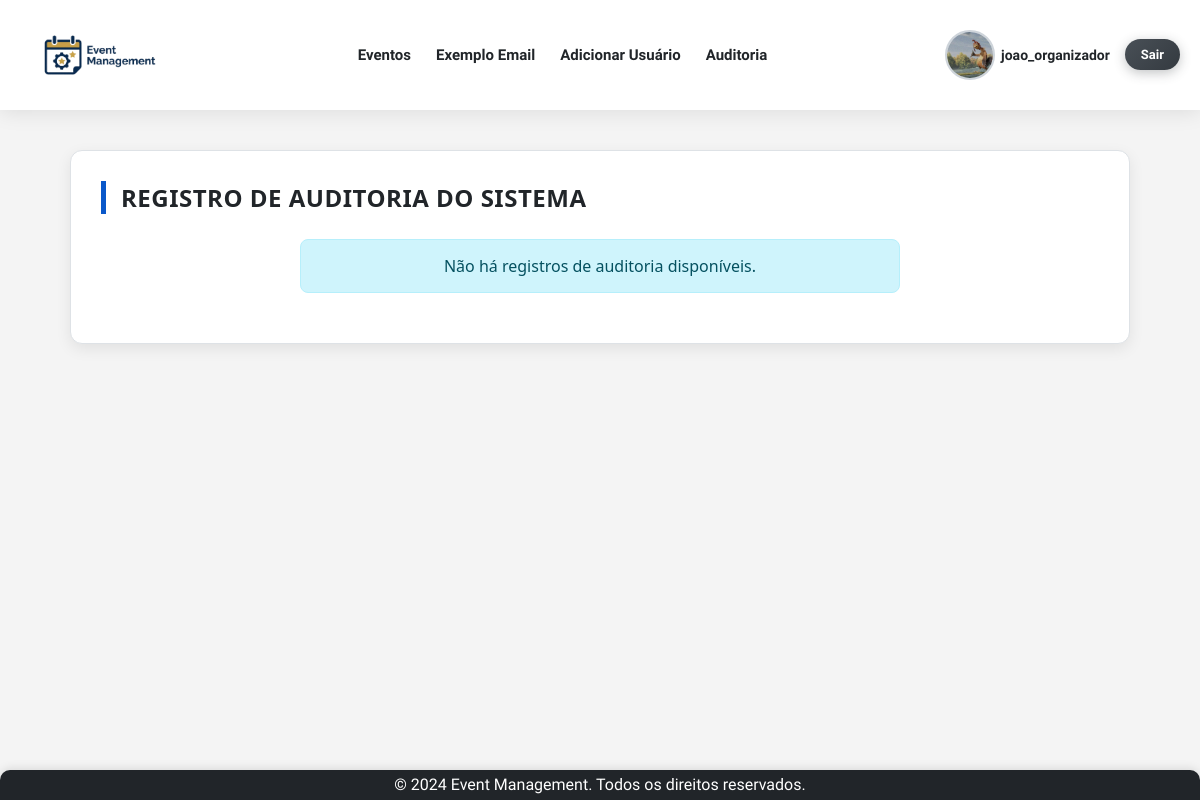
The page /auditorial/ (signed in) on the database as committed earlier.
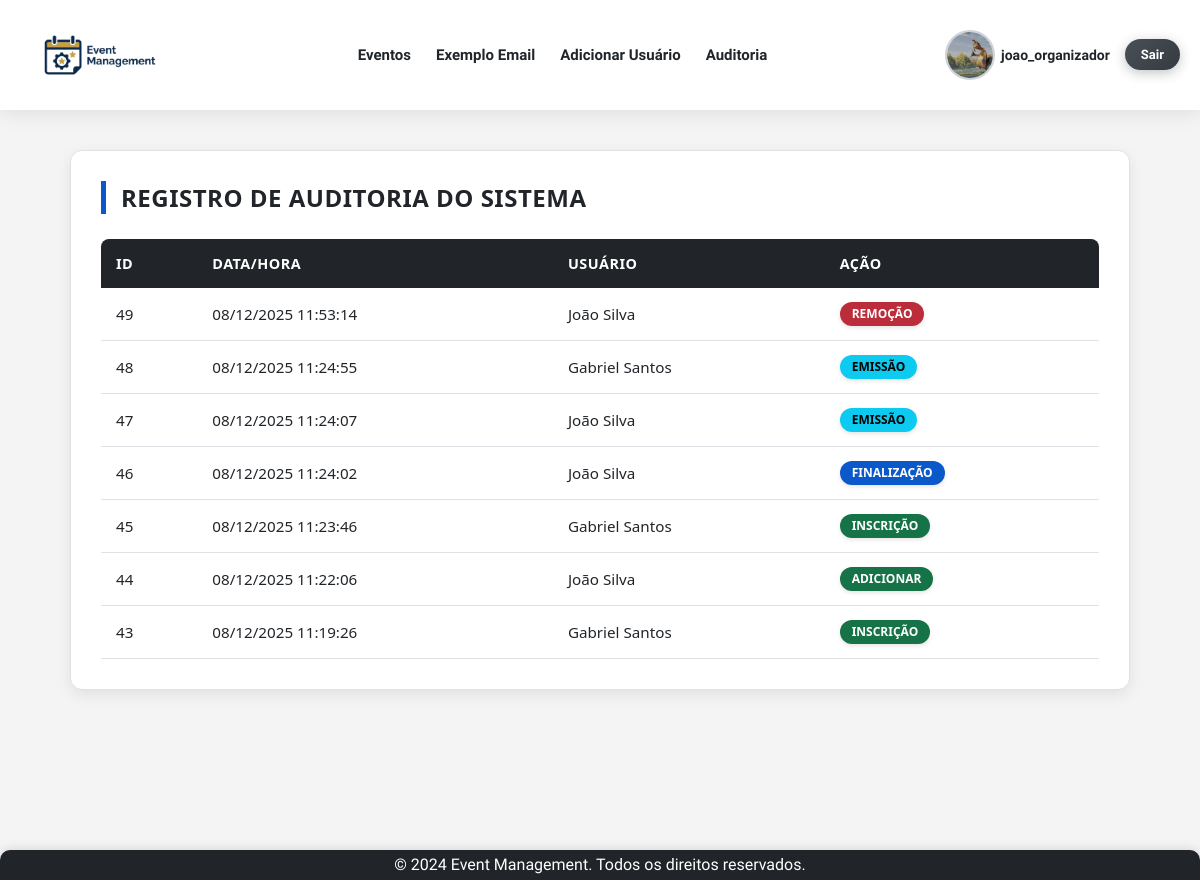
The same page on the database as committed later.
### app/models.py (models this page shows, shortened)
class UserRegister(AbstractBaseUser):
    type_user_choices = [
        ('Estudante', 'Estudante'),
        ('Professor', 'Professor'),
        ('Organizador', 'Organizador'),
    ]
    username = models.CharField(max_length=150, unique=True)
    email = models.EmailField(unique=True)
    name = models.CharField(max_length=150)
    phone = models.CharField(max_length=20, blank=True, null=True)
    institution = models.CharField(max_length=150, blank=True, null=True)
    user_type = models.CharField(max_length=20, choices=type_user_choices, default ='Estudante', verbose_name="Tipo de Usuário")
    image = models.ImageField(upload_to='usuarios/', null=True, blank=True)
    USERNAME_FIELD = 'username' # Define 'username' como o campo usado para login.
    REQUIRED_FIELDS = ['email', 'name'] # Define os campos obrigatórios na criação de usuário (além de USERNAME_FIELD e password).
    objects = UserRegisterManager() # Associa o Manager customizado ao modelo.
    class Meta:
        db_table = 'user_register'
        ordering = ['username']
        verbose_name = 'Registro de Usuário'
        verbose_name_plural = 'Registros de Usuário'
    def get_full_name(self): # Método padrão do Django para obter o nome completo.
        name = getattr(self, 'name', None)
        if name:
            return name

class Auditoria(models.Model):
    user = models.ForeignKey(
        settings.AUTH_USER_MODEL,
        on_delete=models.CASCADE,
        verbose_name="Usuário"
    )
    action = models.CharField(max_length=255, verbose_name="Ação")
    timestamp = models.DateTimeField(auto_now_add=True, verbose_name="Data e Hora") # Define que a data/hora é definida automaticamente na criação.
    class Meta:
        db_table = 'auditoria'
        verbose_name = "Auditoria"
        verbose_name_plural = "Auditorias"
        ordering = ['-timestamp']

### app/views.py (the view)
# urls.py: path('auditorial/', views.auditorial, name='auditorial'),
def auditorial(request):
    if not request.user.is_authenticated or request.user.user_type != 'Organizador': # Restringe o acesso apenas para usuários autenticados com user_type 'Organizador'.
        messages.error(request, 'Você não tem permissão para acessar o auditorial.')
        return redirect('home')
    logs = Auditoria.objects.all().order_by('-timestamp') # Busca todos os logs de auditoria e ordena por data/hora decrescente.
    context = {
        'logs': logs
    }
    return render(request, 'auditorial.html', context)

### app/templates/auditorial.html (shortened to what this page needs)
{% extends "base.html" %}
{% load static %}
{% block content %}
<div class="container">
    <div class="card card-large">
        <h2 class="text-center mb-lg">Registro de Auditoria do Sistema</h2>
        {% if not logs %}
        <div class="alert alert-info text-center" role="alert">
            Não há registros de auditoria disponíveis.
        </div>
        {% else %}
        <div class="table-responsive">
            <table class="table table-striped table-hover">
                <thead class="thead-dark">
                    <tr>
                        <th scope="col">ID</th>
                        <th scope="col">Data/Hora</th>
                        <th scope="col">Usuário</th>
                        <th scope="col">Ação</th>
                    </tr>
                </thead>
                <tbody>
                    {% for log in logs %}
                    <tr>
                        <td>{{ log.id }}</td>
                        <td>{{ log.timestamp|date:"d/m/Y H:i:s" }}</td>
                        <td>{{ log.user.get_full_name }}</td>
                        <td>
                            <div class="tooltip-container">
                            {% if "Emitir" in log.action%}
                                <span class="badge bg-info">EMISSÃO</span>
                            {% elif "Adicionar" in log.action %}
                                <span class="badge bg-success">ADICIONAR</span>
                            {% elif "Registro" in log.action %}
                            <span class="badge bg-primary">REGISTRO</span>
                            <span class="tooltip-text">{{ log.action }}</span>
                            {% elif "Remover" in log.action %}
                                <span class="badge bg-danger">REMOÇÃO</span>
                            {% elif "Editar" in log.action %}
                                <span class="badge bg-warning">EDIÇÃO</span>
                                <span class="tooltip-text">{{ log.action }}</span>
                            {% elif "Inscrição" in log.action %}
                                <span class="badge bg-success">INSCRIÇÃO</span>
                            {%elif "Finalizar" in log.action %}
                                <span class="badge bg-primary">FINALIZAÇÃO</span>
                            </div>
                            {% else %}
                                <span class="badge bg-primary">{{ log.action }}</span>
                            {% endif %}
                        </td>
                    </tr>
                    {% endfor %}
                </tbody>
            </table>
        </div>
        {% endif %}
    </div>
</div>
{% endblock %}

### app/templates/base.html (shortened to what this page needs)
{% load static %}
<!DOCTYPE html>
<html lang="pt-br">
<head>
    <link rel="stylesheet" type="text/css" href="{% static 'css/style.css' %}">
</head>
<body>
    <header class="header">
        {% block header %}
        <nav>
            <div class="nav-brand">
                <a href="{% url 'home' %}"><img class="logo" src="{% static 'img/logo.png' %}" alt="logo do sistema de Gerenciamento de Eventos"></a>
            </div>
            <ul class="nav-menu">
                <li><a id="event_button" href="{% url 'event_list' %}">Eventos</a></li>
                {% if user.user_type == 'Organizador' %}
                    <li>
                        <a href="{% url 'exemplo' %}">Exemplo Email</a>
                    </li>
                {% endif %}
                {% if user.user_type == 'Organizador' %}
                    <li>
                        <a href="{% url 'organizer_add_user' %}">Adicionar Usuário</a>
                    </li>
                    <li>
                        <a href="{% url 'auditorial' %}">Auditoria</a>
                    </li>
                {% endif %}
            </ul>
            <div class="user-actions">
                {% if user.is_authenticated %}
                    <a class="profile-link" href="{% url 'profile' %}">
                        {% if user.image %}
                            <img class="user-avatar-menu" src="{{ user.image.url }}" alt="Avatar de {{ user.username }}">
                        {% else %}
                            <img class="user-avatar-menu" src="{% static 'img/default-avatar.jpg' %}" alt="Avatar padrão">
                        {% endif %}
                        <span class="profile-username">{{ user.username }}</span>
                    </a>
                    <a class="logout-link" href="{% url 'logout' %}">Sair</a>
                {% else %}
                    <a href="{% url 'login' %}">Entrar</a>
                    <a href="{% url 'register' %}">Registro</a>
                {% endif %}
            </div>
        </nav>
        {% endblock %}
    </header>
    <main>
        {% block content %}{% endblock %}
    </main>
    <footer class="footer">
        {% block footer %}
            <p>&copy; 2024 Event Management. Todos os direitos reservados.</p>
        {% endblock %}
    </footer>
</body>
</html>

### static/css/style.css (style rules this page uses)
* { margin: 0; padding: 0; box-sizing: border-box; scroll-behavior: smooth; }
body { font-family: 'BioRhyme', serif; font-optical-sizing: auto; font-weight: 400; font-style: normal; font-variation-settings: "wdth" 100; background: #f4f4f4; color: #212529; overflow-x: hidden; min-height: 100vh; display: flex; flex-direction: column; }
.header { background: #ffffff; box-shadow: 0 2px 20px rgba(0, 0, 0, 0.1); padding: 0 20px; position: sticky; top: 0; z-index: 1000; }
.header nav { display: flex; align-items: center; justify-content: space-between; max-width: 1200px; margin: 0 auto; padding: 12px 0; }
.header ul { display: flex; list-style: none; margin: 0; padding: 0; align-items: center; gap: 25px; }
.logo { display: flex; align-items: center; justify-content: center; padding: 8px 16px; transition: all 0.4s ease; max-width: 160px; }
.header .nav-brand a::after { content: none; }
.header nav a { text-decoration: none; color: #212529; font-weight: 600; font-size: 15px; transition: all 0.3s ease; position: relative; padding: 6px 0; }
.header nav a::after { content: ''; position: absolute; bottom: 0; left: 0; width: 0; height: 2px; background: #0a58ca; transition: width 0.3s ease; }
.header .user-actions a::after { content: none; }
.user-actions { display: flex; align-items: center; gap: 15px; }
.profile-link { display: flex; align-items: center; gap: 6px; text-decoration: none; color: #212529; transition: all 0.3s ease; }
.user-avatar-menu { width: 50px; height: 50px; border-radius: 50%; object-fit: cover; border: 2px solid #ced4da; transition: all 0.3s ease; }
.profile-username { font-weight: 600; font-size: 14px; }
.user-actions a:not(.profile-link) { background: linear-gradient(135deg, #4c51bf 0%, #764ba2 100%); color: white; padding: 8px 16px; border-radius: 20px; font-weight: 700; font-size: 13px; text-decoration: none; transition: all 0.3s ease; box-shadow: 0 3px 12px rgba(76, 81, 191, 0.3); }
.logout-link { background: linear-gradient(135deg, #495057 0%, #343a40 100%) !important; box-shadow: 0 3px 12px rgba(52, 58, 64, 0.3) !important; }
main { flex: 1; min-height: calc(100vh - 200px); padding-bottom: 150px; width: 100%; }
.footer { background: #212529; color: #fff; text-align: center; padding: 15px 0; position: fixed; width: 100%; bottom: 0; left: 0; box-shadow: 0 -2px 8px rgba(0, 0, 0, 0.1); z-index: 1000; border-radius: 10px 10px 0 0; }
.footer p { margin: -10px; }
.container { max-width: 1100px; margin: 40px auto; padding: 0 20px; font-family: 'Segoe UI', Tahoma, Geneva, Verdana, sans-serif; }
.card { background-color: #ffffff; border-radius: 12px; box-shadow: 0 5px 15px rgba(0, 0, 0, 0.08); padding: 30px; border: 1px solid #dee2e6; }
.card h2 { color: #212529; font-weight: 600; margin-bottom: 25px; text-transform: uppercase; letter-spacing: 0.5px; font-size: 1.5rem; border-left: 5px solid #0a58ca; padding-left: 15px; }
.table-responsive { overflow-x: auto; }
.table { width: 100%; border-collapse: collapse; margin-bottom: 0; }
.thead-dark th { background-color: #212529; color: #ffffff; padding: 15px; font-weight: 600; text-align: left; font-size: 0.9rem; text-transform: uppercase; letter-spacing: 0.5px; }
.thead-dark th:first-child { border-top-left-radius: 8px; }
.thead-dark th:last-child { border-top-right-radius: 8px; }
.table tbody td { padding: 14px 15px; border-bottom: 1px solid #dee2e6; color: #212529; vertical-align: middle; font-size: 0.95rem; }
.badge { display: inline-block; padding: 6px 12px; font-size: 0.75rem; font-weight: 700; line-height: 1; text-align: center; white-space: nowrap; vertical-align: baseline; border-radius: 50px; color: #fff; box-shadow: 0 2px 4px rgba(0,0,0,0.1); }
.bg-info { background-color: #0dcaf0; color: #000; }
.bg-success { background-color: #157347; }
.bg-primary { background-color: #0a58ca; }
.bg-danger { background-color: #bb2d3b; }
.tooltip-container { position: relative; display: inline-block; cursor: pointer; }

Rows that differ between the two databases and show on the page:
added Auditoria: id "49", timestamp "08/12/2025 11:53:14", user.get_full_name "João Silva"
added Auditoria: id "48", timestamp "08/12/2025 11:24:55", user.get_full_name "Gabriel Santos"
added Auditoria: id "47", timestamp "08/12/2025 11:24:07", user.get_full_name "João Silva"
added Auditoria: id "46", timestamp "08/12/2025 11:24:02", user.get_full_name "João Silva"
added Auditoria: id "45", timestamp "08/12/2025 11:23:46", user.get_full_name "Gabriel Santos"
added Auditoria: id "44", timestamp "08/12/2025 11:22:06", user.get_full_name "João Silva"
added Auditoria: id "43", timestamp "08/12/2025 11:19:26", user.get_full_name "Gabriel Santos"
Other text that changed with them:
text no longer shown: "Não há registros de auditoria disponíveis."
text now shown: "ID DATA/HORA USUÁRIO AÇÃO"
